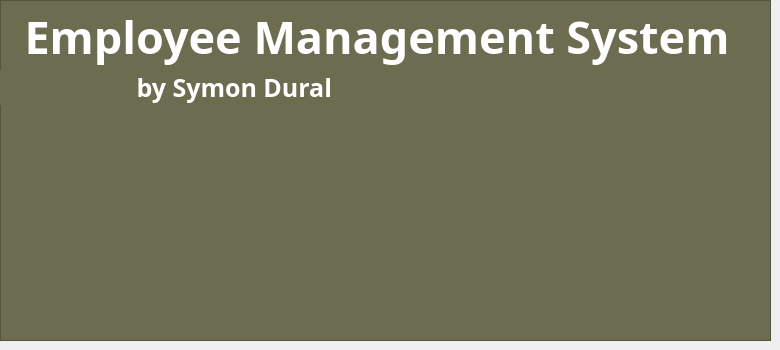
     <widget class="QWidget" name="home">
      <widget class="QFrame" name="frame_4">
       <property name="geometry">
        <rect>
         <x>0</x>
         <y>0</y>
         <width>771</width>
         <height>341</height>
        </rect>
       </property>
       <property name="font">
        <font>
         <family>Yu Gothic UI Semibold</family>
        </font>
       </property>
       <property name="styleSheet">
        <string notr="true">background-color:rgb(108, 108, 81)</string>
       </property>
       <property name="frameShape">
        <enum>QFrame::StyledPanel</enum>
       </property>
       <property name="frameShadow">
        <enum>QFrame::Raised</enum>
       </property>
       <widget class="QLabel" name="label">
        <property name="geometry">
         <rect>
          <x>1</x>
          <y>1</y>
          <width>752</width>
          <height>71</height>
         </rect>
        </property>
        <property name="font">
         <font>
          <family>Impact</family>
          <pointsize>34</pointsize>
          <weight>75</weight>
          <bold>true</bold>
         </font>
        </property>
        <property name="cursor">
         <cursorShape>ArrowCursor</cursorShape>
        </property>
        <property name="styleSheet">
         <string notr="true">color:white
</string>
        </property>
        <property name="text">
         <string>Employee Management System</string>
        </property>
        <property name="alignment">
         <set>Qt::AlignCenter</set>
        </property>
       </widget>
       <widget class="QLabel" name="label_2">
        <property name="geometry">
         <rect>
          <x>0</x>
          <y>70</y>
          <width>769</width>
          <height>35</height>
         </rect>
        </property>
        <property name="font">
         <font>
          <family>Impact</family>
          <pointsize>19</pointsize>
          <weight>75</weight>
          <bold>true</bold>
         </font>
        </property>
        <property name="styleSheet">
         <string notr="true">color:white</string>
        </property>
        <property name="text">
         <string>                     by Symon Dural</string>
        </property>
       </widget>
      </widget>
     </widget>
